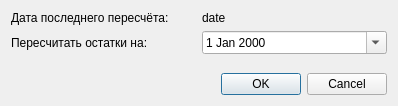
<?xml version="1.0" encoding="UTF-8"?>
<ui version="4.0">
 <class>DialogRest</class>
 <widget class="QDialog" name="DialogRest">
  <property name="geometry">
   <rect>
    <x>0</x>
    <y>0</y>
    <width>398</width>
    <height>106</height>
   </rect>
  </property>
  <property name="windowTitle">
   <string>Пересчитать остатки</string>
  </property>
  <layout class="QVBoxLayout" name="verticalLayout">
   <item>
    <layout class="QGridLayout" name="gridLayout">
     <item row="0" column="0">
      <widget class="QLabel" name="label">
       <property name="text">
        <string>Дата последнего пересчёта:</string>
       </property>
      </widget>
     </item>
     <item row="0" column="1">
      <widget class="QLabel" name="labelDate">
       <property name="text">
        <string>date</string>
       </property>
      </widget>
     </item>
     <item row="1" column="0">
      <widget class="QLabel" name="label_3">
       <property name="text">
        <string>Пересчитать остатки на:</string>
       </property>
      </widget>
     </item>
     <item row="1" column="1">
      <widget class="DateEdit" name="dateEdit">
       <property name="calendarPopup">
        <bool>true</bool>
       </property>
      </widget>
     </item>
    </layout>
   </item>
   <item>
    <spacer name="verticalSpacer">
     <property name="orientation">
      <enum>Qt::Vertical</enum>
     </property>
     <property name="sizeHint" stdset="0">
      <size>
       <width>20</width>
       <height>40</height>
      </size>
     </property>
    </spacer>
   </item>
   <item>
    <widget class="QDialogButtonBox" name="buttonBox">
     <property name="orientation">
      <enum>Qt::Horizontal</enum>
     </property>
     <property name="standardButtons">
      <set>QDialogButtonBox::Cancel|QDialogButtonBox::Ok</set>
     </property>
    </widget>
   </item>
  </layout>
 </widget>
 <customwidgets>
  <customwidget>
   <class>DateEdit</class>
   <extends>QDateEdit</extends>
   <header>db/dbviewer.h</header>
  </customwidget>
 </customwidgets>
 <resources/>
 <connections>
  <connection>
   <sender>buttonBox</sender>
   <signal>accepted()</signal>
   <receiver>DialogRest</receiver>
   <slot>accept()</slot>
   <hints>
    <hint type="sourcelabel">
     <x>248</x>
     <y>254</y>
    </hint>
    <hint type="destinationlabel">
     <x>157</x>
     <y>274</y>
    </hint>
   </hints>
  </connection>
  <connection>
   <sender>buttonBox</sender>
   <signal>rejected()</signal>
   <receiver>DialogRest</receiver>
   <slot>reject()</slot>
   <hints>
    <hint type="sourcelabel">
     <x>316</x>
     <y>260</y>
    </hint>
    <hint type="destinationlabel">
     <x>286</x>
     <y>274</y>
    </hint>
   </hints>
  </connection>
 </connections>
</ui>
